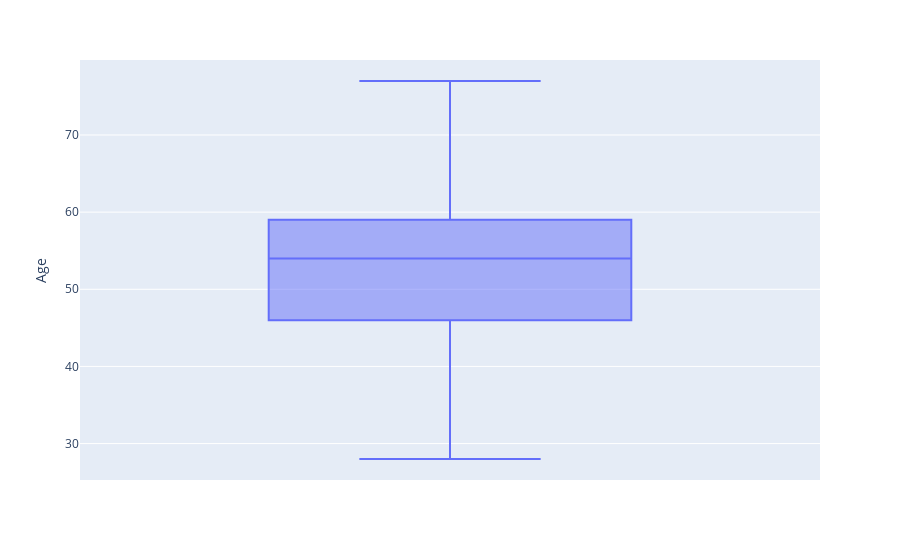

Write notebook code for a chart like this one.
### Markdown cell above
#### Análise de outline

### Code cell
px.box(dados2, y="Age")

### Figure 1 — Plotly figure (JSON) as saved in the notebook; plotly's stock layout.template omitted (floating-point values rounded to 4 significant figures; data arrays with more than 128 entries replaced by an {"elided": "..."} marker saying what was removed)
{"data": [{"alignmentgroup": "True", "hovertemplate": "Age=%{y}<extra></extra>", "legendgroup": "", "marker": {"color": "#636efa"}, "name": "", "notched": false, "offsetgroup": "", "orientation": "v", "showlegend": false, "type": "box", "x0": " ", "xaxis": "x", "y": {"elided": "746 int values"}, "y0": " ", "yaxis": "y"}], "layout": {"boxmode": "group", "legend": {"tracegroupgap": 0}, "margin": {"t": 60}, "xaxis": {"anchor": "y", "domain": [0, 1]}, "yaxis": {"anchor": "x", "domain": [0, 1], "title": {"text": "Age"}}}}
